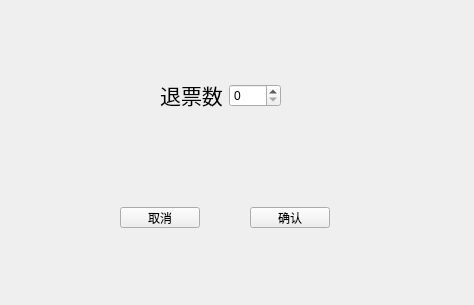
<?xml version="1.0" encoding="UTF-8"?>
<ui version="4.0">
 <class>Refound</class>
 <widget class="QWidget" name="Refound">
  <property name="geometry">
   <rect>
    <x>0</x>
    <y>0</y>
    <width>474</width>
    <height>305</height>
   </rect>
  </property>
  <property name="windowTitle">
   <string>Form</string>
  </property>
  <widget class="QWidget" name="widget" native="true">
   <property name="geometry">
    <rect>
     <x>160</x>
     <y>70</y>
     <width>121</width>
     <height>51</height>
    </rect>
   </property>
   <layout class="QHBoxLayout" name="horizontalLayout">
    <item>
     <widget class="QLabel" name="label">
      <property name="text">
       <string>&lt;html&gt;&lt;head/&gt;&lt;body&gt;&lt;p align=&quot;center&quot;&gt;&lt;span style=&quot; font-size:16pt;&quot;&gt;退票数&lt;/span&gt;&lt;/p&gt;&lt;/body&gt;&lt;/html&gt;</string>
      </property>
     </widget>
    </item>
    <item>
     <widget class="QSpinBox" name="spinBox"/>
    </item>
   </layout>
  </widget>
  <widget class="QPushButton" name="pushButton">
   <property name="geometry">
    <rect>
     <x>120</x>
     <y>207</y>
     <width>80</width>
     <height>21</height>
    </rect>
   </property>
   <property name="text">
    <string>取消</string>
   </property>
  </widget>
  <widget class="QPushButton" name="pushButton_2">
   <property name="geometry">
    <rect>
     <x>250</x>
     <y>207</y>
     <width>80</width>
     <height>21</height>
    </rect>
   </property>
   <property name="text">
    <string>确认</string>
   </property>
  </widget>
 </widget>
 <resources/>
 <connections/>
</ui>
